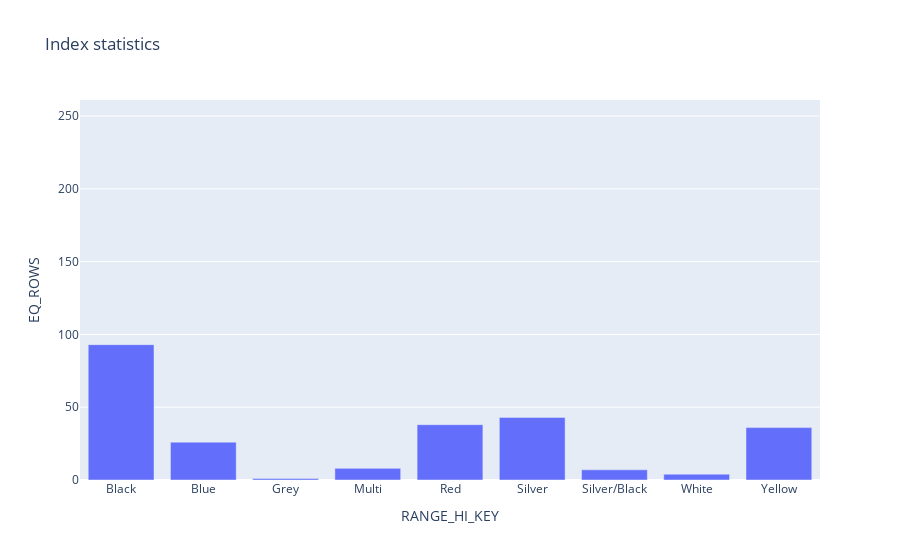

Notebook cell for this chart:
### Code cell
import pandas as pd
import plotly.express as px
import pyodbc

sql_conn = pyodbc.connect('DRIVER={ODBC Driver 17 for SQL Server};SERVER=192.168.184.238,1433;DATABASE=AdventureWorks2017;UID=sa;PWD=Longh0rn!') 
query2 = """EXEC ('DBCC SHOW_STATISTICS (''Production.Product'', Color)  WITH HISTOGRAM');"""

df = pd.read_sql(query2, sql_conn)

fig = px.bar(df, x='RANGE_HI_KEY', y='EQ_ROWS', title='Index statistics')
fig.show()

df

### Figure 1 — Plotly figure (JSON) as saved in the notebook; plotly's stock layout.template omitted (floating-point values rounded to 4 significant figures)
{"data": [{"alignmentgroup": "True", "hovertemplate": "RANGE_HI_KEY=%{x}<br>EQ_ROWS=%{y}<extra></extra>", "legendgroup": "", "marker": {"color": "#636efa"}, "name": "", "offsetgroup": "", "orientation": "v", "showlegend": false, "textposition": "auto", "type": "bar", "x": [null, "Black", "Blue", "Grey", "Multi", "Red", "Silver", "Silver/Black", "White", "Yellow"], "xaxis": "x", "y": [248, 93, 26, 1, 8, 38, 43, 7, 4, 36], "yaxis": "y"}], "layout": {"barmode": "relative", "legend": {"tracegroupgap": 0}, "title": {"text": "Index statistics"}, "xaxis": {"anchor": "y", "domain": [0, 1], "title": {"text": "RANGE_HI_KEY"}}, "yaxis": {"anchor": "x", "domain": [0, 1], "title": {"text": "EQ_ROWS"}}}}
